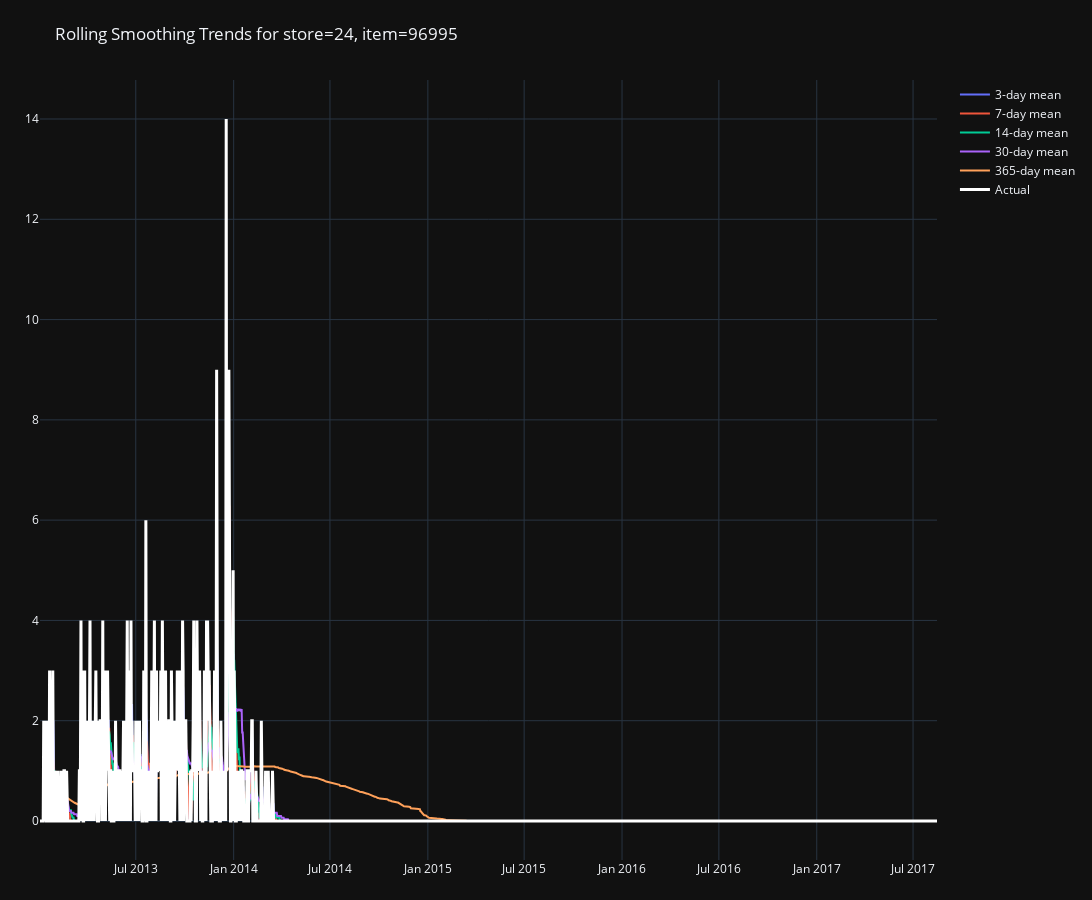

Notebook code cell kept with this figure:
### Code cell
pipeline.plot_rolling_smoothing_trends(method="mean")

### Figure 1 — Plotly figure (JSON) as saved in the notebook; plotly's stock layout.template omitted (floating-point values rounded to 4 significant figures; data arrays with more than 128 entries replaced by an {"elided": "..."} marker saying what was removed)
{"data": [{"line": {"width": 2}, "mode": "lines", "name": "3-day mean", "type": "scatter", "x": {"elided": "1687 str values"}, "y": {"elided": "1687 float values"}}, {"line": {"width": 2}, "mode": "lines", "name": "7-day mean", "type": "scatter", "x": {"elided": "1687 str values"}, "y": {"elided": "1687 float values"}}, {"line": {"width": 2}, "mode": "lines", "name": "14-day mean", "type": "scatter", "x": {"elided": "1687 str values"}, "y": {"elided": "1687 float values"}}, {"line": {"width": 2}, "mode": "lines", "name": "30-day mean", "type": "scatter", "x": {"elided": "1687 str values"}, "y": {"elided": "1687 float values"}}, {"line": {"width": 2}, "mode": "lines", "name": "365-day mean", "type": "scatter", "x": {"elided": "1687 str values"}, "y": {"elided": "1687 float values"}}, {"line": {"color": "white", "width": 3}, "mode": "lines", "name": "Actual", "type": "scatter", "x": {"elided": "1687 str values"}, "y": {"elided": "1687 float values"}}], "layout": {"height": 900, "margin": {"b": 40, "l": 40, "r": 40, "t": 80}, "title": {"text": "Rolling Smoothing Trends for store=24, item=96995"}, "width": 1200}}
